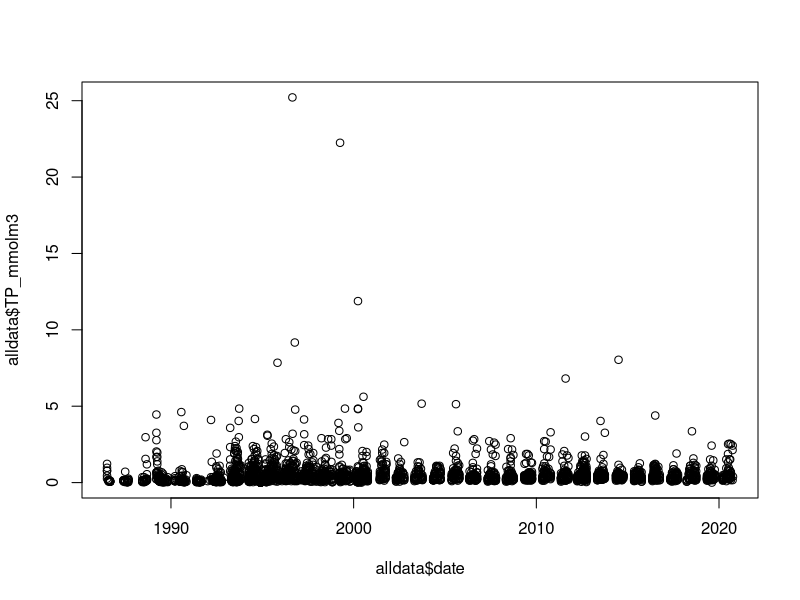
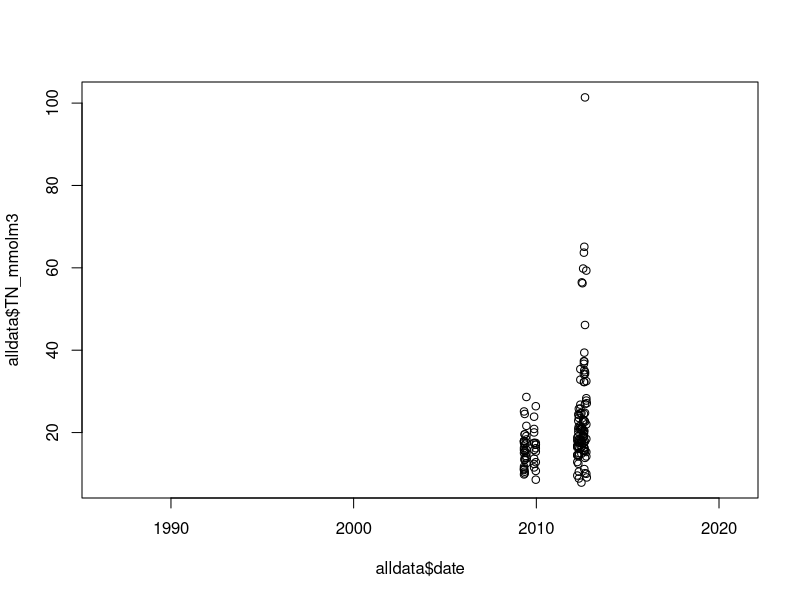
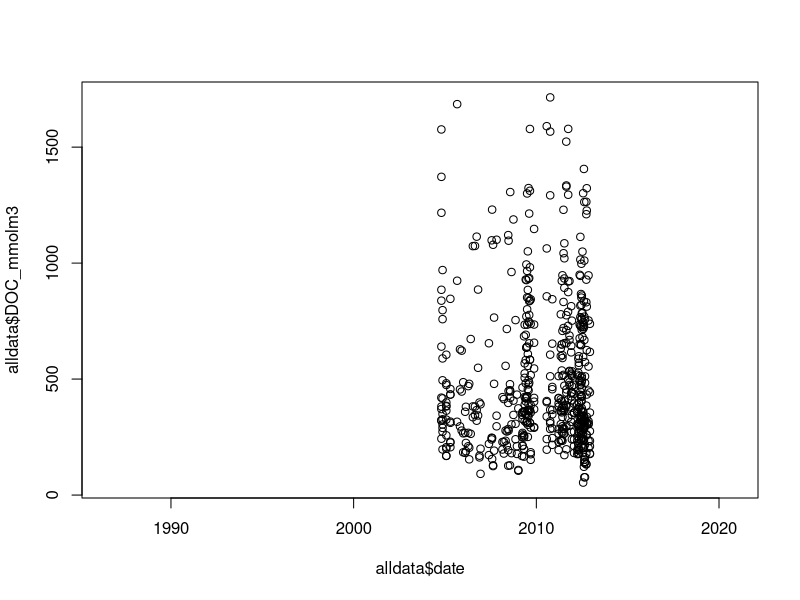

R code for these plots, in order: (Note: a time limit stopped this script after it produced the figures.)
# modified from NKW's original script by WMW
## Bootstrapping for Sunapee GLM Ch. 1 paper NKW Nov 7 2016 (Day before the fateful election)



rm(list=ls())
# read in file with daily stream data for each of the locations
alldata <- read.csv('./data/inflowchem_TNTPDOC_allstream_01Mar2021.csv')

alldata$date<-as.character(alldata$date)
alldata$date<-as.POSIXct(alldata$date, format="%Y-%m-%d")
alldata$year<-as.POSIXct(alldata$date, format="%Y")

plot(alldata$date, alldata$TP_mmolm3)
plot(alldata$date, alldata$TN_mmolm3)
plot(alldata$date, alldata$DOC_mmolm3)


require(plyr); require(lubridate)
alldata<-mutate(alldata, date1 = ymd(date), year = year(date1))

inflows<-as.numeric(c("505","790","830","788","510","540","800","835","805","670","760"))
inflowName<-c("i505", "i790", "i830", "i788","i510","i540","i800","i835","i805","i670","i760")
#check for zero!!!

## table of mu and sigma ####
blocks<-c("pre1991", "1991-1995", "1996-2000", "2001-2005", "2006-2010", "post 2011")
bl_start_yr<-c(1985,1990,1995,2000,2005,2010)
bl_end_yr<-c(1991,1996,2001,2006,2011,2018)


block_dist<-matrix(data = NA,nrow = (length(blocks)*length(inflows)),ncol = 3)
colnames(block_dist)<-c("name","mu","sigma")

## remove crazy values (~3 in otter pond and ~15 in blodgett S)
index<-alldata[-(which(alldata$stream_no==505 & alldata$TP_mmolm3>3)),] ##### !!!!!!!!!!!!!!!!!!!!!!!!!!!!!!!!!!!
index<-index[-(which(index$stream_no==788 & index$TP_mmolm3>15)),]
index<-index[-(which(index$stream_no==540 & index$TP_mmolm3>20)),]
index<-index[-(which(index$stream_no==670 & index$TP_mmolm3>6)),]
index$TP_mmolm3[index$TP_mmolm3<0.1520642]<-0.1520642

k=1
for (i in 1:length(inflows)){
  for (j in 1:length(blocks)){
    obs_dist_in<-index[which(index$stream_no==inflows[i] & index$year>bl_start_yr[j] 
                             & index$year<bl_end_yr[j]),] 
    mu<-mean(obs_dist_in$TP_mmolm3, na.rm = TRUE)  # Set the mean.
    sigma<-sd(obs_dist_in$TP_mmolm3, na.rm = TRUE) # Set the standard deviation.
    
    block_dist[k,1]<-paste(inflowName[i],"_",blocks[j], sep="")
    block_dist[k,2]<-round(mu, digits = 3)
    block_dist[k,3]<-round(sigma, digits = 3)
    k<-k+1
  }
}


##### bootstrapping ######
date<-seq(as.Date("1979-01-01"), as.Date("2020-12-30"), by="days")
boot<-NA*numeric(length=length(date))

#index<-alldata[-(which(alldata$stream_no==505 & alldata$TP_mmolm3>3)),] ##### !!!!!!!!!!!!!!!!!!!!!!!!!!!!!!!!!!!
#index<-index[-(which(index$stream_no==788 & index$TP_mmolm3>15)),]
j=1
i=1

for(j in 1:length(inflows)){
  inflow<-index[which(index$stream_no==inflows[j]),]
  for(i in 1:length(date)){
    datemin<-min(inflow$year, na.rm=TRUE)
    boot_min<-datemin+2
    yr_in<-year(date[i])
    
    if(year(date[i])<boot_min){
      obs_dist_in<-inflow[which(inflow$year<(datemin+5)),] 
      n = 1000       # Number of random numbers to use.
      mu<-mean(obs_dist_in$TP_mmolm3, na.rm = TRUE)  # Set the mean.
      sigma<-sd(obs_dist_in$TP_mmolm3, na.rm = TRUE) # Set the standard deviation.
      randNorm <- rnorm(n, mu, sigma) # Use rnorm function to generate random numbers.
      TP_iteration<-randNorm[min(which(randNorm > 0))]
      
      boot[i]<-TP_iteration
    } else if(year(date[i])>2012){
      obs_dist_in<-inflow[which(inflow$year>(2010)),] 
      n = 1000       # Number of random numbers to use.
      mu<-mean(obs_dist_in$TP_mmolm3, na.rm = TRUE)  # Set the mean.
      sigma<-sd(obs_dist_in$TP_mmolm3, na.rm = TRUE) # Set the standard deviation.
      randNorm <- rnorm(n, mu, sigma) # Use rnorm function to generate random numbers.
      TP_iteration<-randNorm[min(which(randNorm > 0))]
      
      boot[i]<-TP_iteration
    } else{
      obs_dist_in<-inflow[which(inflow$year>(yr_in-2) & inflow$year<(yr_in+2)),] 
      n = 1000       # Number of random numbers to use.
      mu<-mean(obs_dist_in$TP_mmolm3, na.rm = TRUE)  # Set the mean.
      sigma<-sd(obs_dist_in$TP_mmolm3, na.rm = TRUE) # Set the standard deviation.
      randNorm <- rnorm(n, mu, sigma) # Use rnorm function to generate random numbers.
      TP_iteration<-randNorm[min(which(randNorm > 0))]
      
      boot[i]<-TP_iteration
    }
  }
  title<-paste(inflowName[j],"_TP", sep="")
  assign(title,boot)
}

Boot_Inflows<-as.data.frame(cbind(as.character(date),i505_TP,
                                  i790_TP, i830_TP, i788_TP,
                                  i510_TP,i540_TP,i800_TP,i835_TP,i805_TP,i670_TP,i760_TP))

for(i in 1:nrow(Boot_Inflows)){
  TP_index<-sum(as.numeric(as.character(Boot_Inflows[i,2])), 
                as.numeric(as.character(Boot_Inflows[i,3])),
                as.numeric(as.character(Boot_Inflows[i,4])), 
                as.numeric(as.character(Boot_Inflows[i,5])),
                as.numeric(as.character(Boot_Inflows[i,6])),
                as.numeric(as.character(Boot_Inflows[i,7])), 
                as.numeric(as.character(Boot_Inflows[i,8])),
                as.numeric(as.character(Boot_Inflows[i,9])), 
                as.numeric(as.character(Boot_Inflows[i,10])),
                as.numeric(as.character(Boot_Inflows[i,11])),
                as.numeric(as.character(Boot_Inflows[i,12])),na.rm = TRUE)

  Boot_Inflows[i,13]<-TP_index
}

colnames(Boot_Inflows)[1] <- 'Date'
colnames(Boot_Inflows)[13] <- 'Inflow_all_TP'

write.csv(x = Boot_Inflows,file = paste0("./data/individual_inflows/Boot_Inflows_", Sys.Date(), ".csv"), row.names = FALSE, quote = FALSE)
